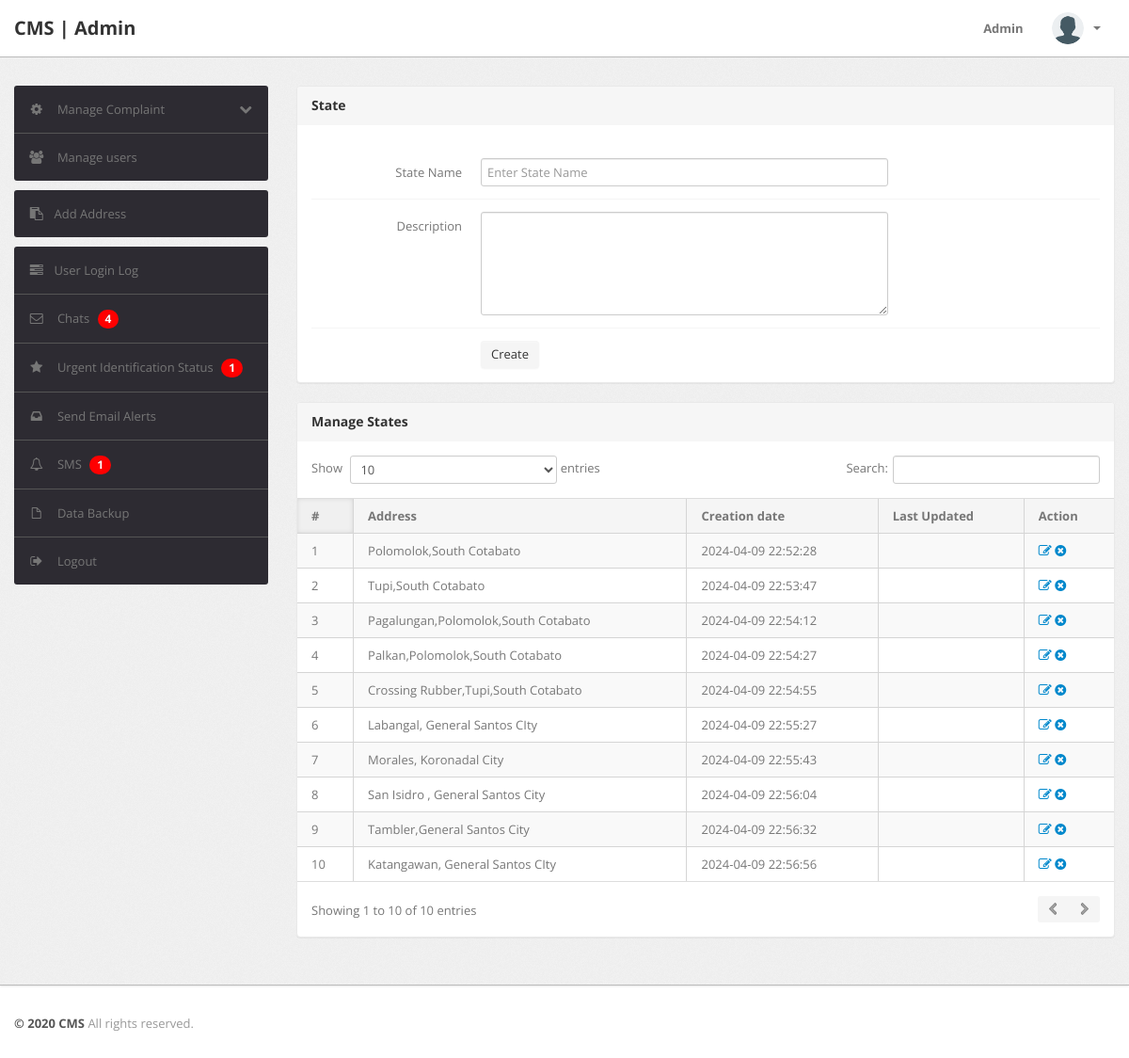
The app's page /admin/state.php (signed in) with its own data.
### tables this page shows
CREATE TABLE `state` (
  `id` int(11) NOT NULL,
  `stateName` varchar(255) NOT NULL,
  `stateDescription` tinytext NOT NULL,
  `postingDate` timestamp NOT NULL DEFAULT current_timestamp(),
  `updationDate` varchar(255) NOT NULL
);

### admin/state.php (the view, shortened to what this page needs)
<?php
include('include/config.php');
if(strlen($_SESSION['alogin'])==0)
	{
header('location:index.php');
}
else{
?>
<!DOCTYPE html>
<html lang="en">
<head>
	<link type="text/css" href="bootstrap/css/bootstrap.min.css" rel="stylesheet">
	<link type="text/css" href="bootstrap/css/bootstrap-responsive.min.css" rel="stylesheet">
	<link type="text/css" href="css/theme.css" rel="stylesheet">
	<link type="text/css" href="images/icons/css/font-awesome.css" rel="stylesheet">
</head>
<body>
<?php include('include/header.php');?>
	<div class="wrapper">
		<div class="container">
			<div class="row">
<?php include('include/sidebar.php');?>
			<div class="span9">
					<div class="content">
						<div class="module">
							<div class="module-head">
								<h3>State</h3>
							</div>
							<div class="module-body">
									<br />
			<form class="form-horizontal row-fluid" name="Category" method="post" >
<div class="control-group">
<label class="control-label" for="basicinput">State Name</label>
<div class="controls">
<input type="text" placeholder="Enter State Name"  name="state" class="span8 tip" required>
</div>
</div>
<div class="control-group">
											<label class="control-label" for="basicinput">Description</label>
											<div class="controls">
												<textarea class="span8" name="description" rows="5"></textarea>
											</div>
										</div>
	<div class="control-group">
											<div class="controls">
												<button type="submit" name="submit" class="btn">Create</button>
											</div>
										</div>
									</form>
							</div>
						</div>
	<div class="module">
							<div class="module-head">
								<h3>Manage States</h3>
							</div>
							<div class="module-body table">
								<table cellpadding="0" cellspacing="0" border="0" class="datatable-1 table table-bordered table-striped	 display" width="100%">
									<thead>
										<tr>
											<th>#</th>
											<th>Address</th>
											<th>Creation date</th>
											<th>Last Updated</th>
											<th>Action</th>
										</tr>
									</thead>
									<tbody>
<?php $query=mysqli_query($con,"select * from state");
$cnt= 1;
while($row=mysqli_fetch_array($query))
{
?>
										<tr>
											<td><?php echo htmlentities($cnt);?></td>
											<td><?php echo htmlentities($row['stateName']);?></td>
											<td> <?php echo htmlentities($row['postingDate']);?></td>
											<td><?php echo htmlentities($row['updationDate']);?></td>
											<td>
											<a href="edit-state.php?id=<?php echo $row['id']?>" ><i class="icon-edit"></i></a>
											<a href="state.php?id=<?php echo $row['id']?>&del=delete" onClick="return confirm('Are you sure you want to delete?')"><i class="icon-remove-sign"></i></a></td>
										</tr>
										<?php
										$cnt=$cnt+1;
										} ?>
								</table>
							</div>
						</div>
					</div>
				</div>
			</div>
		</div>
	</div>
<?php include('include/footer.php');?>
</body>
<?php } ?>

### admin/include/header.php (shortened to what this page needs)
<div class="navbar navbar-fixed-top">
		<div class="navbar-inner">
			<div class="container">
			  	<a class="brand" href="notprocess-complaint.php">
			  		CMS | Admin
			  	</a>
				<div class="nav-collapse collapse navbar-inverse-collapse">
					<ul class="nav pull-right">
						<li><a href="#">
							Admin
						</a></li>
						<li class="nav-user dropdown">
							<a href="#" class="dropdown-toggle" data-toggle="dropdown">
								<img src="images/user.png" class="nav-avatar" />
								<b class="caret"></b>
							</a>
						</li>
					</ul>
				</div>
			</div>
		</div>
	</div>

### admin/include/sidebar.php (shortened to what this page needs)
<div class="span3">
					<div class="sidebar">
<ul class="widget widget-menu unstyled">
							<li>
								<a class="collapsed" data-toggle="collapse" href="#togglePages">
									<i class="menu-icon icon-cog"></i>
									<i class="icon-chevron-down pull-right"></i><i class="icon-chevron-up pull-right"></i>
									Manage Complaint
								</a>
							</li>
							<li>
								<a href="manage-users.php">
									<i class="menu-icon icon-group"></i>
									Manage users
								</a>
							</li>
						</ul>
						<ul class="widget widget-menu unstyled">
                                <li><a href="state.php"><i class="menu-icon icon-paste"></i>Add Address</a></li>
                            </ul>
						<ul class="widget widget-menu unstyled">
							<li><a href="user-logs.php"><i class="menu-icon icon-tasks"></i>User Login Log </a></li>
							<li class="sub-menu">
    <a href="replies.php">
        <i class="menu-icon icon-envelope"></i>
        <span>Chats</span>
        <?php
        $query = "SELECT COUNT(*) AS num_messages FROM chats";
        $result = mysqli_query($con, $query);
        $row = mysqli_fetch_assoc($result);
        $num_messages = $row['num_messages'];
        if ($num_messages > 0) {
            echo '<span class="badge badge-info">' . $num_messages . '</span>';
        }
        ?>
    </a>
</li>
												<li>
							    <a href="urgent_identification.php">
							        <i class="menu-icon icon-star"></i>
							        Urgent Identification Status
							        <?php
							        $query = "SELECT COUNT(*) AS num_complaints FROM tblcomplaints WHERE complaintType = 'Urgent'";
							        $result = mysqli_query($con, $query);
							        $row = mysqli_fetch_assoc($result);
							        $num_complaints = $row['num_complaints'];
							        if ($num_complaints > 0) {
							            echo '<span class="badge badge-info blink_me">' . $num_complaints . '</span>';
							        }
							        ?>
							    </a>
							</li>
								<li>
								<a href="send_email_alert.php">
									<i class="menu-icon icon-inbox"></i>
									Send Email Alerts
								</a>
							</li><li>
    <a href="sms_notifications.php">
        <i class="menu-icon icon-bell"></i>
        SMS
        <?php
        $query = "SELECT COUNT(*) AS total FROM users WHERE contactNo IS NOT NULL AND contactNo != ''";
        $result = mysqli_query($con, $query);
        if ($result) {
            $row = mysqli_fetch_assoc($result);
            $totalUsersWithContactNo = $row['total'];
            echo '<span class="badge badge-danger ml-auto">' . $totalUsersWithContactNo . '</span>';
        } else {
            echo "Error executing query: " . mysqli_error($con);
        }
        ?>
    </a>
</li>
							<li>
								<a href="backup.php">
									<i class="menu-icon icon-file"></i>
									Data Backup
								</a>
							</li>
							<li>
								<a href="logout.php">
									<i class="menu-icon icon-signout"></i>
									Logout
								</a>
							</li>
						</ul>
					</div>
				</div>

### admin/include/footer.php
<div class="footer">
	<div class="container">
		<b class="copyright">&copy; 2020 CMS </b> All rights reserved.
	</div>
</div>

### admin/include/sidebar.php (style rules this page uses)
.blink_me { animation: blink_shadow 1s infinite; color: #fff; background-color: #ff0000; }
.badge { display: inline-block; padding: 4px 8px; font-size: 12px; font-weight: bold; line-height: 1; color: #fff; background-color: red; border-radius: 10px; margin-left: 5px; }

### records on screen
state: stateName "Polomolok,South Cotabato", postingDate "2024-04-09 22:52:28"
state: stateName "Tupi,South Cotabato", postingDate "2024-04-09 22:53:47"
state: stateName "Pagalungan,Polomolok,South Cotabato", postingDate "2024-04-09 22:54:12"
state: stateName "Palkan,Polomolok,South Cotabato", postingDate "2024-04-09 22:54:27"
state: stateName "Crossing Rubber,Tupi,South Cotabato", postingDate "2024-04-09 22:54:55"
state: stateName "Labangal, General Santos CIty", postingDate "2024-04-09 22:55:27"
state: stateName "Morales, Koronadal City", postingDate "2024-04-09 22:55:43"
state: stateName "San Isidro , General Santos City", postingDate "2024-04-09 22:56:04"
state: stateName "Tambler,General Santos City", postingDate "2024-04-09 22:56:32"
state: stateName "Katangawan, General Santos CIty", postingDate "2024-04-09 22:56:56"

### other values on screen
$num_messages "4"
$num_complaints "1"
$totalUsersWithContactNo "1"
